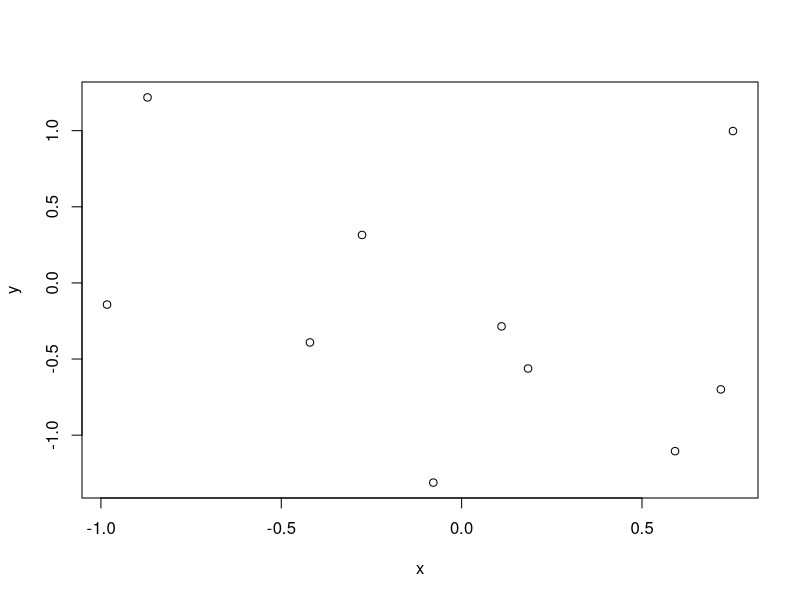

This chart was generated by the following R code:
#===============================File Storage=============================

#get working directory
wd <- getwd()
wd

# folders for storing data outputs and figures
# store names of the folders in an object
output.folder.names <- c("figures", "data.output")
# and make the folders if they don't exist yet. 
for(i in 1:length(output.folder.names)) 
  if(file.exists(output.folder.names[i]) == FALSE) 
    dir.create(output.folder.names[i])

#path to figures folder
path.figures <- paste(wd,"/",output.folder.names[1],"/", sep = "")

#path to data output folder
path.data.output <- paste(wd,"/",output.folder.names[2],"/", sep = "")


#===============================Data Simulation=============================

#--------------rnorm()-----------------

#rnorm generates random numbers in a normal distribution
#rnorm(n, mean = x, sd = y)
#rnor(n) assumes a standard normal distribution (mu=0, SD=1)
rnorm(5)
rnorm(5, mean= 50, sd= 5)

#set.seed() for creating a reproducible, randomly generated vector
#example with 2 seeds
set.seed(16)
rnorm(5)

set.seed(7)
rnorm(5)

set.seed(16)
rnorm(5)

set.seed(7)
rnorm(5)

#pull numbers from 3 distribution with different means (and place in 1 vector)
rnorm(n = 10, mean = c(0, 5, 20), sd = 1)

#now vary the sd as well
rnorm(n = 10, mean = c(0, 5, 20), sd = c(1, 5, 20) )

#use rnorm() to run a test
#check for coorilations between two randomly generated vectors
#(run whole sequence several times, just for fun)
x = rnorm(n = 10, mean = 0, sd = 1)
y = rnorm(n = 10, mean = 0, sd = 1)
plot(y ~ x)
cor(y, x)


#--------------runif()-----------------

#runif() generates possitive, continuous numbers within a range
#runif(n, min= x, max= y)
#runif(n) assumes min= 0 and max= y
runif(5)
runif(5, min= 50, max= 70)

#use runif() to run a test
#response variable= y, explanitory variable= x1
y = rnorm(n = 100, mean = 0, sd = 1)
x1 = runif(n = 100, min = 1, max = 2)
head(x1)

#create a second explanitory variable (x2)
x2 = runif(n = 100, min = 200, max = 300)
head(x2)

#fit to linear model
lm(y ~ x1 + x2)
#note that the coefficent for x2, which has a larger magnitude, is smaller
#the change in y for a "1-unit-increase" in x is reletive to the units/
#magnitude of x


#--------------rpois()-----------------

#rpois() generates random discrete integers from a poisson distribution
